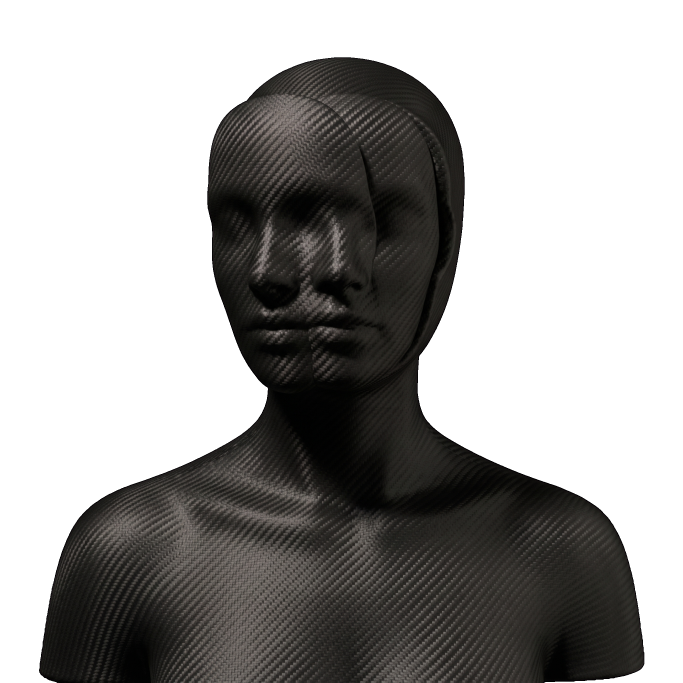
#> input picture collection/assets/layers/40_entity_base/entity__hollow__material__carbon__architecture__double_plane__v001.png, 2048 x 2048 px (shown at 1/3 size)
$ python -i audit_entity_bases.py   (imports and definitions only)
#> lines starting #> are read from the running program, lines starting #| are printed output that depends on the picture
#!/usr/bin/env python3
"""Entity-base production QA audit (offline, no network, no secrets).

Authoritative sources:
  - required set: collection/manifests/collection-required-assets.json (slot == entity_base)
  - present set:  collection/assets/layers/40_entity_base/*.png

Produces:
  - collection/manifests/entity-base-sha256.json     (canonical key, sha256, dims, size)
  - collection/reports/entity-base-validation.json    (per-file technical validation)
  - collection/reports/entity-base-validation.md       (human summary)
  - collection/reports/entity-base-near-duplicates.json (exact + perceptual dup analysis)

Pure analysis: reads image bytes only. No RPC, no keys, no chain, no writes outside
collection/manifests and collection/reports.
"""
from __future__ import annotations
import hashlib, json, collections
from pathlib import Path
import numpy as np
from PIL import Image, ImageFile
ImageFile.LOAD_TRUNCATED_IMAGES = False  # force hard failure on truncated PNGs

COLLECTION = Path(__file__).resolve().parents[1]
ROOT = COLLECTION.parent
BASEDIR = COLLECTION / "assets" / "layers" / "40_entity_base"
RESOLVER = COLLECTION / "manifests" / "collection-required-assets.json"
SHA_OUT = COLLECTION / "manifests" / "entity-base-sha256.json"
VAL_JSON = COLLECTION / "reports" / "entity-base-validation.json"
VAL_MD = COLLECTION / "reports" / "entity-base-validation.md"
DUP_OUT = COLLECTION / "reports" / "entity-base-near-duplicates.json"
CANVAS = 2048


# [4 lines left out: function canonical_key, not called in this run]


def required_entity_bases() -> list[str]:
    d = json.loads(RESOLVER.read_text())
    return sorted(r["path"] for r in d["paths"] if r["slot"] == "entity_base")


# [43 lines left out: functions sha256, validate_png, not called in this run]


def dhash(path: Path, size: int = 16) -> int:
    """Perceptual difference hash over the composited-on-black RGB, 16x16 -> 256-bit."""
#> called with size = 16
    with Image.open(path) as im:
#> im is the input picture: PIL image 2048x2048 RGBA; mean R, G, B, A 20.3, 19.2, 17.8, 112.5
        rgba = im.convert("RGBA")
        bg = Image.new("RGB", rgba.size, (0, 0, 0))
#> bg: PIL image 2048x2048 RGB; every value is 0
        bg.paste(rgba, mask=rgba.split()[3])
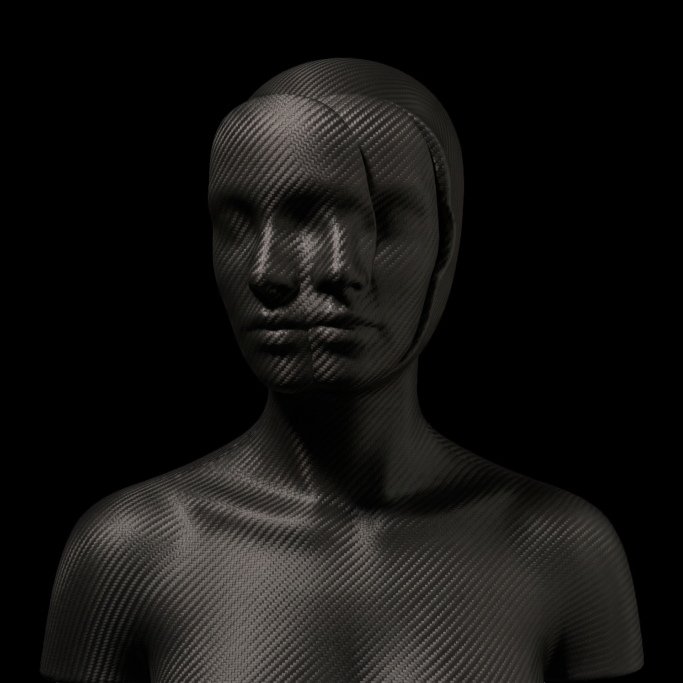
#> bg: PIL image 2048x2048 RGB (shown at 1/3 size); mean R, G, B 20.3, 19.2, 17.8
        g = bg.convert("L").resize((size + 1, size), Image.LANCZOS)
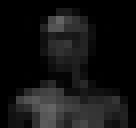
#> g: PIL image 17x16 L (shown 8 times larger); min 0, max 100, mean 19.5
    a = np.asarray(g, dtype=np.int16)
    diff = a[:, 1:] > a[:, :-1]
    bits = 0
    for v in diff.flatten():
        bits = (bits << 1) | int(v)
#> this loop made 256 passes
#> (v, bits) on passes 2 to 4: (False, 0), (False, 0), (False, 0)
#> after the loop, bits = 20710083479758136737449465252104916382827345870092112886244567425407186
    return bits


def hamming(a: int, b: int) -> int:
    return bin(a ^ b).count("1")


# [109 lines left out: function main, not called in this run]


# [2 lines not run here, left out]

>>> result = dhash('../assets/layers/40_entity_base/entity__hollow__material__carbon__architecture__double_plane__v001.png')
#> result has the same summary as bits in dhash
